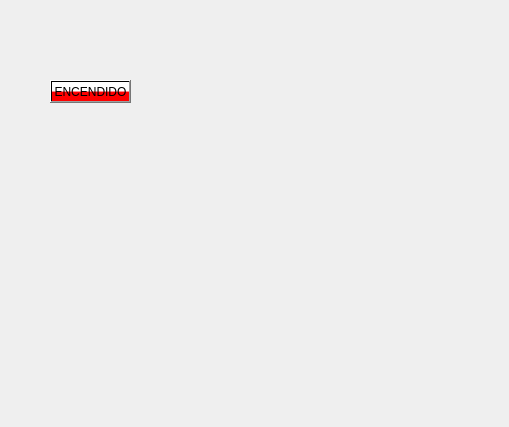
<?xml version="1.0" encoding="UTF-8"?>
<ui version="4.0">
 <class>ENCENDIDO</class>
 <widget class="QWidget" name="ENCENDIDO">
  <property name="geometry">
   <rect>
    <x>0</x>
    <y>0</y>
    <width>509</width>
    <height>427</height>
   </rect>
  </property>
  <property name="windowTitle">
   <string>Form</string>
  </property>
  <widget class="QPushButton" name="Encendido">
   <property name="geometry">
    <rect>
     <x>50</x>
     <y>80</y>
     <width>81</width>
     <height>23</height>
    </rect>
   </property>
   <property name="toolTip">
    <string>&lt;html&gt;&lt;head/&gt;&lt;body&gt;&lt;p&gt;&lt;br/&gt;&lt;/p&gt;&lt;/body&gt;&lt;/html&gt;</string>
   </property>
   <property name="styleSheet">
    <string notr="true">background-color: rgb(170, 255, 255);
background-color: qlineargradient(spread:pad, x1:0, y1:0, x2:0, y2:1, stop:0 rgba(255, 255, 255, 255), stop:0.495 rgba(255, 255, 255, 255), stop:0.505 rgba(255, 0, 0, 255), stop:1 rgba(255, 0, 0, 255));</string>
   </property>
   <property name="text">
    <string>ENCENDIDO</string>
   </property>
  </widget>
  <widget class="QLabel" name="TESLA">
   <property name="geometry">
    <rect>
     <x>180</x>
     <y>30</y>
     <width>311</width>
     <height>341</height>
    </rect>
   </property>
   <property name="text">
    <string/>
   </property>
   <property name="pixmap">
    <pixmap>../Pictures/Imagenes DE AMBOS/JzqBzxTmrls5FwK634nn5pXKyNYGCCUlaaBhfP04uc4Mjvh-yteZ1tadFjZsUJjvED97XRSUQ5PmKdmbQ7udiWbGeLYKFfUUfgfvKDsKKb3kVJooSmrSl3qiRjHoRBtVObcCt68VuX6f0GXpwhzGvoPgFwL3_XShAe_lGwMRcfJqz1vLy2pYs1jwxlfAlLFE7Ij4_cRbjmpICvBieoScbmK.jpg</pixmap>
   </property>
  </widget>
 </widget>
 <resources/>
 <connections/>
</ui>
